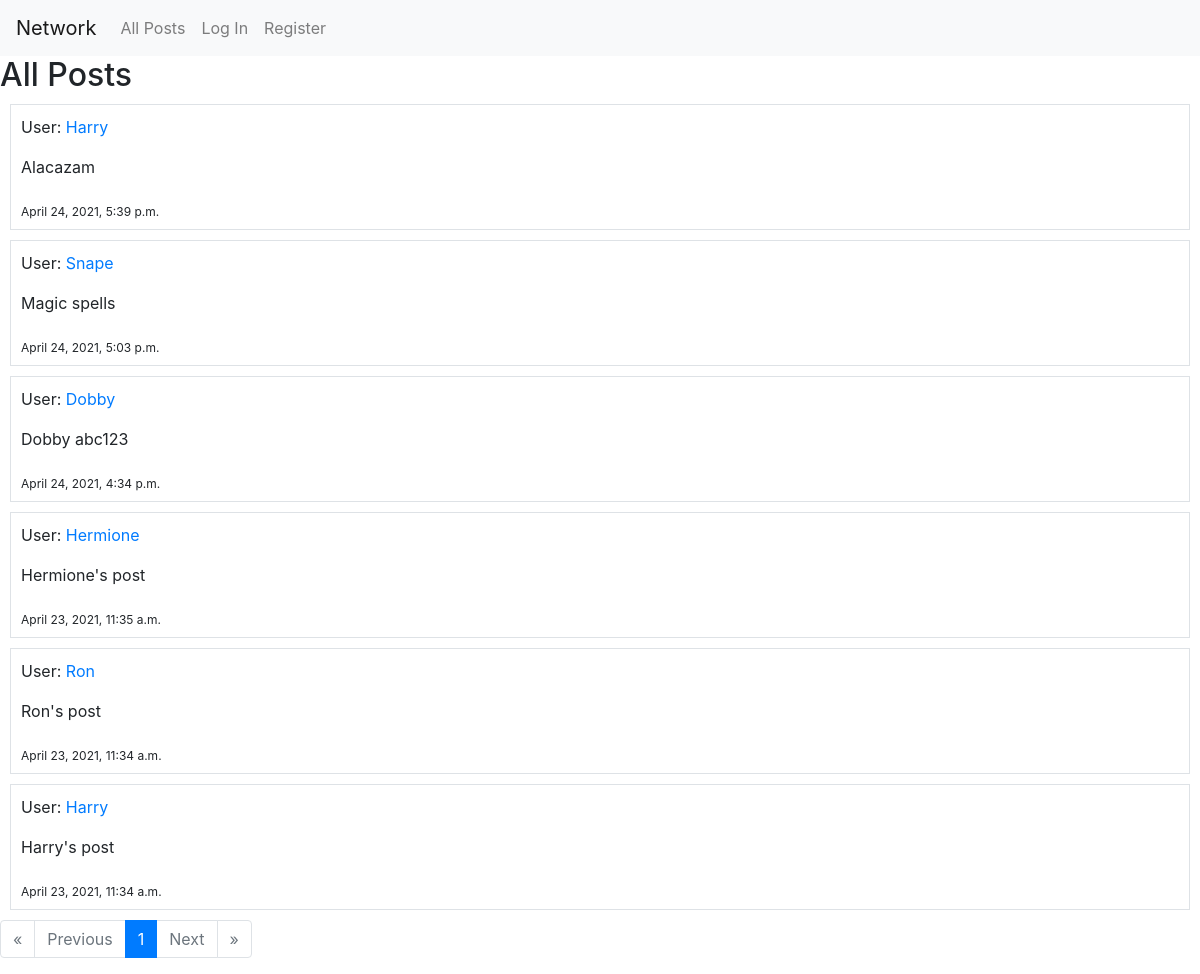
The app's page /, older data.
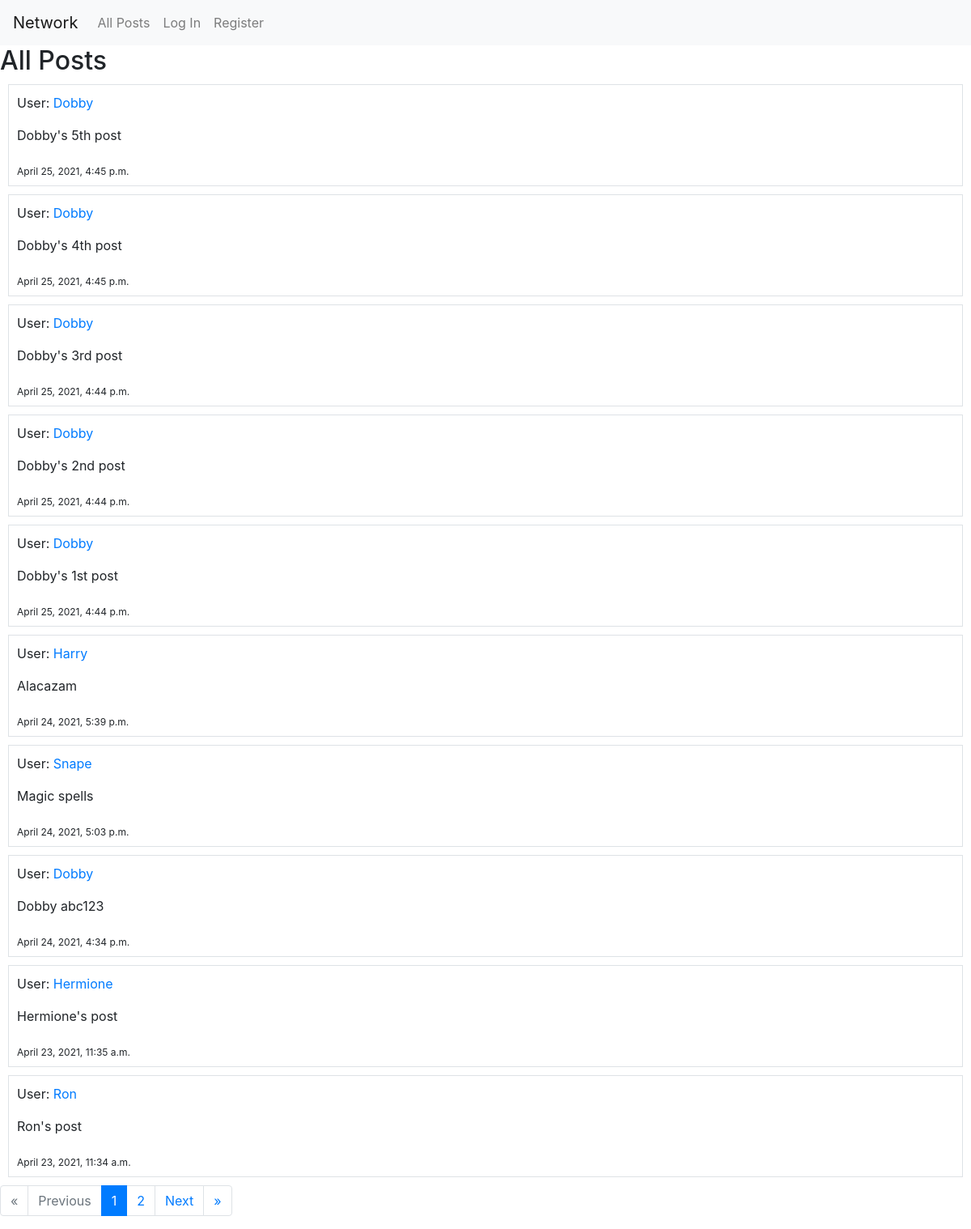
The same page, newer data.
### network/models.py (models this page shows, shortened)
class TimeStampMixin(models.Model):
    created_at = models.DateTimeField(auto_now_add=True)
    updated_at = models.DateTimeField(auto_now=True)
    class Meta:
        abstract = True

class Post(TimeStampMixin):
    user = models.ForeignKey(User, on_delete=models.CASCADE)
    content = models.CharField(max_length = 64)

class User(AbstractUser):
    pass

### network/views.py (the view, shortened to what this page needs)
# urls.py: path("", views.index, name="index"),
def index(request):
    posts_chronological = Post.objects.order_by('-created_at')
    paginator = Paginator(posts_chronological, 10)
    page_number = request.GET.get('page')
    page_obj = paginator.get_page(page_number)
    return render(request, "network/index.html", {
        "form": PostForm(),
        "page_obj": page_obj,
    })

### network/templates/network/index.html (shortened to what this page needs)
{% extends "network/layout.html" %}
{% block body %}
    <h2>All Posts</h2>
    {% for post in page_obj %}
      <div class="border" style="margin: 10px; padding: 10px;">
        <p>User:  <a href="{% url 'profile' post.user.id %}"> {{ post.user }} </a></p>
        <p> {{ post.content }} </p>
        <sub> {{ post.created_at }}</sub>
      </div>
    {% endfor %}
    <nav aria-label="pagination">
      <ul class="pagination">
        {% if not page_obj.has_previous %}
          <li class="page-item disabled">
            <a class="page-link" href="#" tabindex="-1" aria-disabled="true">&laquo;</a>
          </li>
        {% endif %}
        {% if not page_obj.has_previous %}
          <li class="page-item disabled">
            <a class="page-link" href="#" tabindex="-1" aria-disabled="true">Previous</a>
          </li>
        {% endif %}
        <li class="page-item active" aria-current="page">
          <a class="page-link" href="?page={{ page_obj.number }}">{{page_obj.number}} <span class="sr-only">(current)</span></a>
        </li>
        {% if page_obj.number != page_obj.paginator.num_pages %}
          <li class="page-item">
            <a class="page-link" href="?page={{ page_obj.next_page_number }}"> {{ page_obj.next_page_number }}<span class="sr-only">(current)</span></a>
          </li>
        {% endif %}
        {% if page_obj.has_next %}
          <li class="page-item">
            <a class="page-link" href="?page={{ page_obj.next_page_number }}">Next</a>
          </li>
        {% endif %}
        {% if not page_obj.has_next %}
          <li class="page-item disabled">
            <a class="page-link" href="#" tabindex="-1" aria-disabled="true">Next</a>
          </li>
        {% endif %}
        {% if page_obj.has_next %}
          <li class="page-item">
            <a class="page-link" href="?page={{ page_obj.paginator.num_pages }}">&raquo;</a>
          </li>
        {% endif %}
        {% if not page_obj.has_next %}
          <li class="page-item disabled">
            <a class="page-link" href="#" tabindex="-1" aria-disabled="true">&raquo;</a>
          </li>
        {% endif %}
      </ul>
    </nav>
{% endblock %}

Row changes from the older to the newer data that the page shows:
no longer on this page (row unchanged): Post: user "Harry", content "Harry's post", created_at "April 23, 2021, 11:34 a.m."
added Post: user "Dobby", content "Dobby's 5th post", created_at "April 25, 2021, 4:45 p.m."
added Post: user "Dobby", content "Dobby's 4th post", created_at "April 25, 2021, 4:45 p.m."
added Post: user "Dobby", content "Dobby's 3rd post", created_at "April 25, 2021, 4:44 p.m."
added Post: user "Dobby", content "Dobby's 2nd post", created_at "April 25, 2021, 4:44 p.m."
added Post: user "Dobby", content "Dobby's 1st post", created_at "April 25, 2021, 4:44 p.m."
Text that changed along with them:
{{ page_obj.next_page_number }}: (not shown) → "2"
